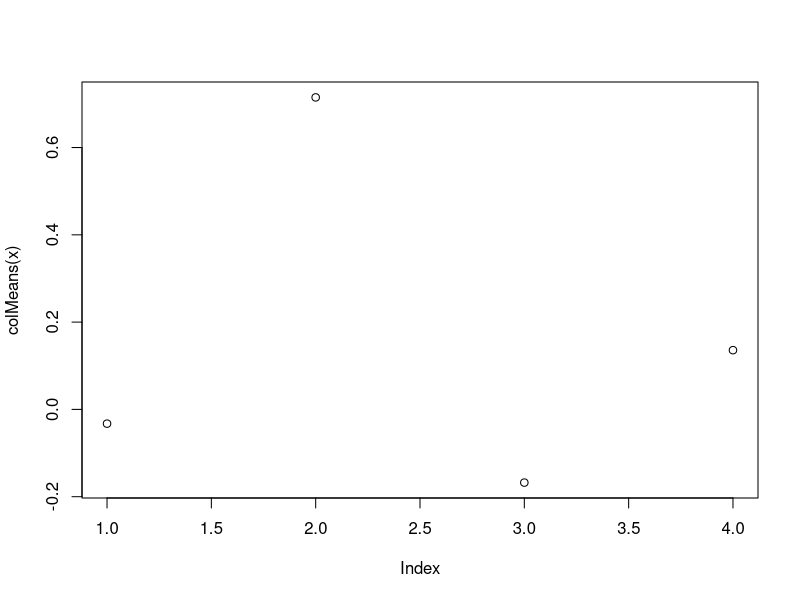
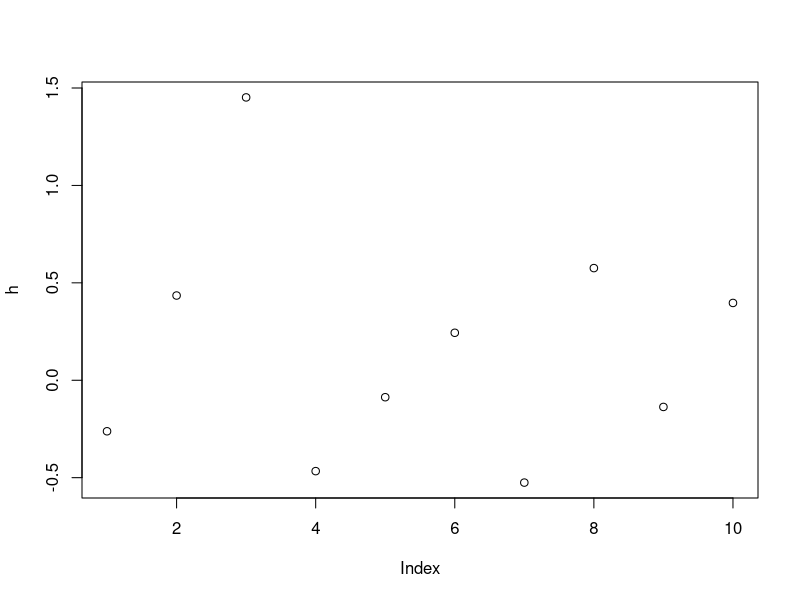

Source code (R) for these figures, in order:
## ---- chunk 1
n  <- 10
B <- 4
x <- matrix(rnorm(n*B), nrow = n)
x
## ---- chunk 2
rownames(x)  <- sprintf("obs%02d", 1:n)
colnames(x)  <- sprintf("samp%02d", 1:B)
x
## ---- chunk 3
colMeans(x)
plot(colMeans(x))
## ---- chunk 4
h <- apply(x, 1, mean)
## ---- chunk 5
plot(h)
